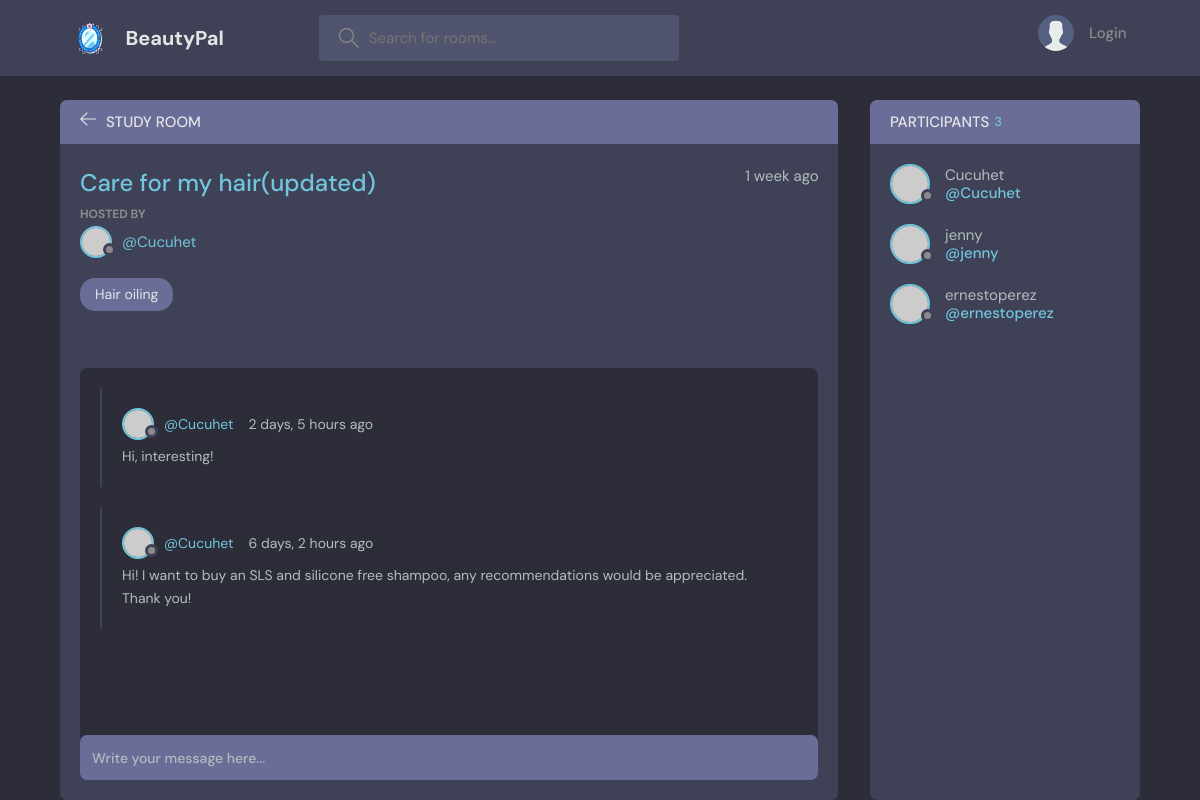
The app's page /room/2/, older data.
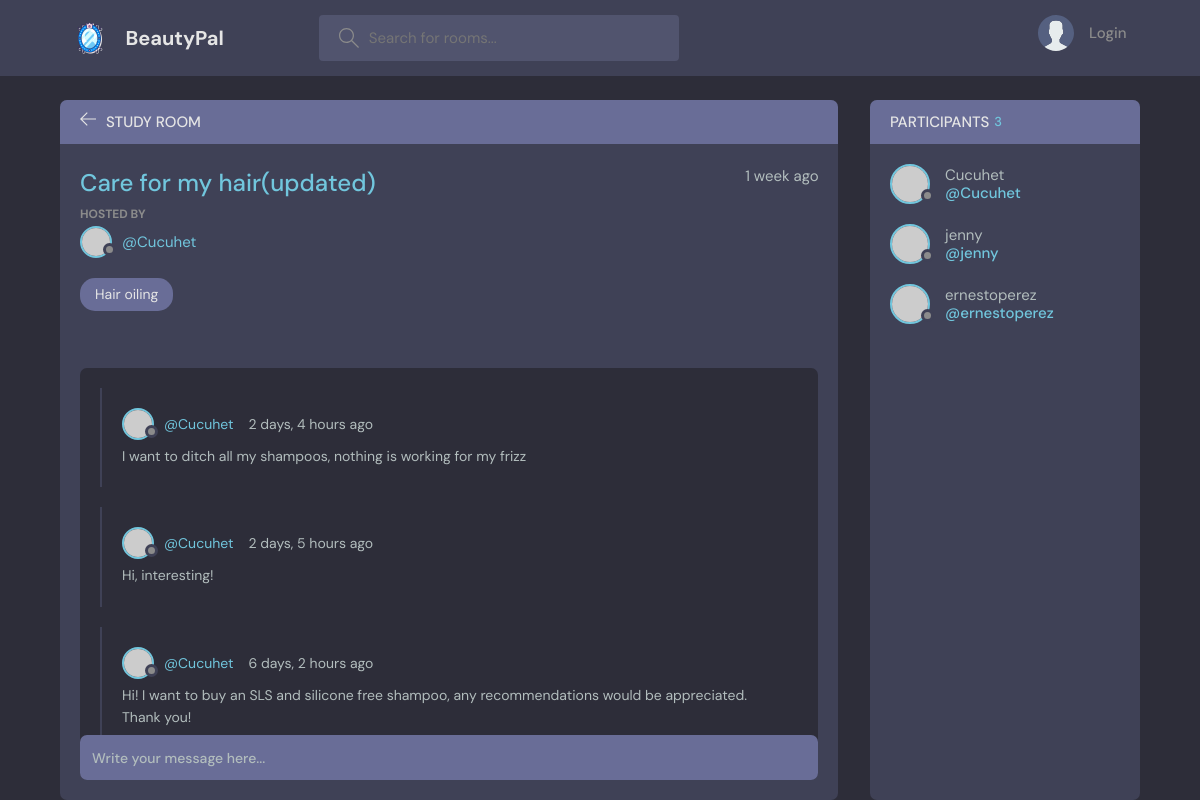
The same page, newer data.
### beautypal/models.py (models this page shows, shortened)
class Message(models.Model):
    user = models.ForeignKey(User, on_delete=models.CASCADE)
    room = models.ForeignKey(Room, on_delete= models.CASCADE)
    body = models.TextField()
    updated = models.DateTimeField(auto_now=True)
    created = models.DateTimeField(auto_now_add=True)
    class Meta:
        ordering = [ '-updated', '-created']

### beautypal/views.py (the view, shortened to what this page needs)
# urls.py: path('room/<str:pk>/', views.room, name="room"),
def room(request, pk):
    room = Room.objects.get(id=pk)
    room_messages = room.message_set.all().order_by('-created')
    participants = room.participants.all()
    context = {'room': room, 'room_messages' : room_messages, 'participants' : participants}
    return render(request, 'beautypal/room.html', context)

### beautypal/models.py (called while the page is built)
    def __str__(self):
        return self.name

### beautypal/templates/beautypal/room.html (shortened to what this page needs)
{% extends 'main.html' %}
{% block content %}
<main class="profile-page layout layout--2">
  <div class="container">
    <div class="room">
      <div class="room__top">
        <div class="room__topLeft">
          <a href="{% url 'home' %}">
            <svg version="1.1" xmlns="http://www.w3.org/2000/svg" width="32" height="32" viewBox="0 0 32 32">
              <title>arrow-left</title>
              <path
                d="M13.723 2.286l-13.723 13.714 13.719 13.714 1.616-1.611-10.96-10.96h27.625v-2.286h-27.625l10.965-10.965-1.616-1.607z">
              </path>
            </svg>
          </a>
          <h3>Study Room</h3>
        </div>
      </div>
      <div class="room__box scroll">
        <div class="room__header scroll">
          <div class="room__info">
            <h3>{{room.name}}</h3>
            <span>{{room.created|timesince}} ago</span>
          </div>
          <div class="room__hosted">
            <p>Hosted By</p>
            <a href="{% url 'user-profile' room.host.id %}" class="room__author">
              <div class="avatar avatar--small">
                <img src="https://randomuser.me/api/portraits/men/37.jpg" />
              </div>
              <span>@{{room.host.username}}</span>
            </a>
          </div>
          <span class="room__topics">{{room.topic}}</span>
        </div>
        <div class="room__conversation">
          <div class="threads scroll">
            {% for message in room_messages %}
            <div class="thread">
              <div class="thread__top">
                <div class="thread__author">
                  <a href="{% url 'user-profile' message.user.id %}" class="thread__authorInfo">
                    <div class="avatar avatar--small">
                      <img src="https://randomuser.me/api/portraits/men/37.jpg" />
                    </div>
                    <span>@{{message.user.username}}</span>
                  </a>
                  <span class="thread__date">{{message.created|timesince}} ago</span>
                </div>
              </div>
              <div class="thread__details">
                {{message.body}}
              </div>
            </div>
            {% endfor %}
          </div>
        </div>
      </div>
      <div class="room__message">
        <form action="" method="POST">
          <input name="body" placeholder="Write your message here..." />
        </form>
      </div>
    </div>
    <div class="participants">
      <h3 class="participants__top">Participants <span>{{participants.count}}</span></h3>
      <div class="participants__list scroll">
        {% for user in participants %}
        <a href="{% url 'user-profile' user.id %}" class="participant">
          <div class="avatar avatar--medium">
            <img src="https://randomuser.me/api/portraits/men/37.jpg" />
          </div>
          <p>
            {{user.username}}
            <span>@{{user.username}}</span>
          </p>
        </a>
        {% endfor %}
      </div>
    </div>
  </div>
</main>
{% endblock content %}

Row changes from the older to the newer data that the page shows:
added Message: user.username "Cucuhet", created "2 days, 4 hours", body "I want to ditch all my shampoos, nothing is working for my frizz"
